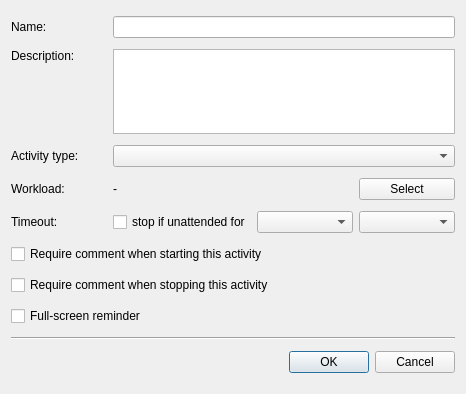
<?xml version="1.0" encoding="UTF-8"?>
<ui version="4.0">
 <class>tt3::gui::CreatePublicActivityDialog</class>
 <widget class="QDialog" name="tt3::gui::CreatePublicActivityDialog">
  <property name="geometry">
   <rect>
    <x>0</x>
    <y>0</y>
    <width>466</width>
    <height>394</height>
   </rect>
  </property>
  <property name="windowTitle">
   <string>Create public activity</string>
  </property>
  <property name="windowIcon">
   <iconset resource="tt3-gui.qrc">
    <normaloff>:/tt3-gui/Resources/Images/Actions/CreatePublicActivityLarge.png</normaloff>:/tt3-gui/Resources/Images/Actions/CreatePublicActivityLarge.png</iconset>
  </property>
  <property name="modal">
   <bool>true</bool>
  </property>
  <layout class="QGridLayout" name="gridLayout">
   <item row="4" column="1">
    <widget class="QCheckBox" name="timeoutCheckBox">
     <property name="text">
      <string>stop if unattended for</string>
     </property>
    </widget>
   </item>
   <item row="7" column="0" colspan="4">
    <widget class="QCheckBox" name="fullScreenReminderCheckBox">
     <property name="text">
      <string>Full-screen reminder</string>
     </property>
    </widget>
   </item>
   <item row="4" column="0">
    <widget class="QLabel" name="timeoutLabel">
     <property name="text">
      <string>Timeout:</string>
     </property>
    </widget>
   </item>
   <item row="0" column="0">
    <widget class="QLabel" name="displayNameLabel">
     <property name="text">
      <string>Name:</string>
     </property>
    </widget>
   </item>
   <item row="1" column="0">
    <widget class="QLabel" name="descriptionLabel">
     <property name="text">
      <string>Description:</string>
     </property>
     <property name="alignment">
      <set>Qt::AlignmentFlag::AlignLeading|Qt::AlignmentFlag::AlignLeft|Qt::AlignmentFlag::AlignTop</set>
     </property>
    </widget>
   </item>
   <item row="6" column="0" colspan="4">
    <widget class="QCheckBox" name="requireCommentOnStopCheckBox">
     <property name="text">
      <string>Require comment when stopping this activity</string>
     </property>
    </widget>
   </item>
   <item row="4" column="2">
    <widget class="QComboBox" name="hoursComboBox"/>
   </item>
   <item row="4" column="3">
    <widget class="QComboBox" name="minutesComboBox"/>
   </item>
   <item row="8" column="0" colspan="4">
    <widget class="Line" name="line">
     <property name="orientation">
      <enum>Qt::Orientation::Horizontal</enum>
     </property>
    </widget>
   </item>
   <item row="2" column="0">
    <widget class="QLabel" name="activityTypeLabel">
     <property name="text">
      <string>Activity type:</string>
     </property>
    </widget>
   </item>
   <item row="0" column="1" colspan="3">
    <widget class="QLineEdit" name="displayNameLineEdit"/>
   </item>
   <item row="9" column="0" colspan="4">
    <widget class="QDialogButtonBox" name="buttonBox">
     <property name="orientation">
      <enum>Qt::Orientation::Horizontal</enum>
     </property>
     <property name="standardButtons">
      <set>QDialogButtonBox::StandardButton::Cancel|QDialogButtonBox::StandardButton::Ok</set>
     </property>
    </widget>
   </item>
   <item row="5" column="0" colspan="4">
    <widget class="QCheckBox" name="requireCommentOnStartCheckBox">
     <property name="text">
      <string>Require comment when starting this activity</string>
     </property>
    </widget>
   </item>
   <item row="3" column="0">
    <widget class="QLabel" name="workloadLabel">
     <property name="text">
      <string>Workload:</string>
     </property>
    </widget>
   </item>
   <item row="3" column="1" colspan="2">
    <widget class="QLabel" name="workloadValueLabel">
     <property name="text">
      <string>-</string>
     </property>
     <property name="wordWrap">
      <bool>true</bool>
     </property>
    </widget>
   </item>
   <item row="3" column="3">
    <widget class="QPushButton" name="selectWorkloadPushButton">
     <property name="text">
      <string>Select</string>
     </property>
     <property name="icon">
      <iconset resource="tt3-gui.qrc">
       <normaloff>:/tt3-gui/Resources/Images/Actions/ViewWorkStreamSmall.png</normaloff>:/tt3-gui/Resources/Images/Actions/ViewWorkStreamSmall.png</iconset>
     </property>
    </widget>
   </item>
   <item row="2" column="1" colspan="3">
    <widget class="QComboBox" name="activityTypeComboBox"/>
   </item>
   <item row="1" column="1" colspan="3">
    <widget class="QPlainTextEdit" name="descriptionPlainTextEdit">
     <property name="sizePolicy">
      <sizepolicy hsizetype="Expanding" vsizetype="Fixed">
       <horstretch>0</horstretch>
       <verstretch>0</verstretch>
      </sizepolicy>
     </property>
     <property name="maximumSize">
      <size>
       <width>16777215</width>
       <height>85</height>
      </size>
     </property>
    </widget>
   </item>
  </layout>
 </widget>
 <tabstops>
  <tabstop>displayNameLineEdit</tabstop>
  <tabstop>descriptionPlainTextEdit</tabstop>
  <tabstop>activityTypeComboBox</tabstop>
  <tabstop>selectWorkloadPushButton</tabstop>
  <tabstop>timeoutCheckBox</tabstop>
  <tabstop>hoursComboBox</tabstop>
  <tabstop>minutesComboBox</tabstop>
  <tabstop>requireCommentOnStartCheckBox</tabstop>
  <tabstop>requireCommentOnStopCheckBox</tabstop>
  <tabstop>fullScreenReminderCheckBox</tabstop>
 </tabstops>
 <resources>
  <include location="tt3-gui.qrc"/>
 </resources>
 <connections>
  <connection>
   <sender>buttonBox</sender>
   <signal>accepted()</signal>
   <receiver>tt3::gui::CreatePublicActivityDialog</receiver>
   <slot>accept()</slot>
   <hints>
    <hint type="sourcelabel">
     <x>248</x>
     <y>254</y>
    </hint>
    <hint type="destinationlabel">
     <x>157</x>
     <y>274</y>
    </hint>
   </hints>
  </connection>
  <connection>
   <sender>buttonBox</sender>
   <signal>rejected()</signal>
   <receiver>tt3::gui::CreatePublicActivityDialog</receiver>
   <slot>reject()</slot>
   <hints>
    <hint type="sourcelabel">
     <x>316</x>
     <y>260</y>
    </hint>
    <hint type="destinationlabel">
     <x>286</x>
     <y>274</y>
    </hint>
   </hints>
  </connection>
  <connection>
   <sender>displayNameLineEdit</sender>
   <signal>textChanged(QString)</signal>
   <receiver>tt3::gui::CreatePublicActivityDialog</receiver>
   <slot>_displayNameLineEditTextChanged(QString)</slot>
   <hints>
    <hint type="sourcelabel">
     <x>272</x>
     <y>24</y>
    </hint>
    <hint type="destinationlabel">
     <x>229</x>
     <y>160</y>
    </hint>
   </hints>
  </connection>
  <connection>
   <sender>timeoutCheckBox</sender>
   <signal>stateChanged(int)</signal>
   <receiver>tt3::gui::CreatePublicActivityDialog</receiver>
   <slot>_timeoutCheckBoxStateChanged(int)</slot>
   <hints>
    <hint type="sourcelabel">
     <x>183</x>
     <y>151</y>
    </hint>
    <hint type="destinationlabel">
     <x>229</x>
     <y>160</y>
    </hint>
   </hints>
  </connection>
  <connection>
   <sender>hoursComboBox</sender>
   <signal>currentIndexChanged(int)</signal>
   <receiver>tt3::gui::CreatePublicActivityDialog</receiver>
   <slot>_hoursComboBoxCurrentIndexChanged(int)</slot>
   <hints>
    <hint type="sourcelabel">
     <x>318</x>
     <y>151</y>
    </hint>
    <hint type="destinationlabel">
     <x>229</x>
     <y>160</y>
    </hint>
   </hints>
  </connection>
  <connection>
   <sender>minutesComboBox</sender>
   <signal>currentIndexChanged(int)</signal>
   <receiver>tt3::gui::CreatePublicActivityDialog</receiver>
   <slot>_minutesComboBoxCurrentIndexChanged(int)</slot>
   <hints>
    <hint type="sourcelabel">
     <x>407</x>
     <y>151</y>
    </hint>
    <hint type="destinationlabel">
     <x>229</x>
     <y>160</y>
    </hint>
   </hints>
  </connection>
  <connection>
   <sender>selectWorkloadPushButton</sender>
   <signal>clicked()</signal>
   <receiver>tt3::gui::CreatePublicActivityDialog</receiver>
   <slot>_selectWorkloadPushButtonClicked()</slot>
   <hints>
    <hint type="sourcelabel">
     <x>413</x>
     <y>185</y>
    </hint>
    <hint type="destinationlabel">
     <x>232</x>
     <y>195</y>
    </hint>
   </hints>
  </connection>
  <connection>
   <sender>descriptionPlainTextEdit</sender>
   <signal>textChanged()</signal>
   <receiver>tt3::gui::CreatePublicActivityDialog</receiver>
   <slot>_descriptionPlainTextEditTextChanged()</slot>
   <hints>
    <hint type="sourcelabel">
     <x>278</x>
     <y>88</y>
    </hint>
    <hint type="destinationlabel">
     <x>232</x>
     <y>196</y>
    </hint>
   </hints>
  </connection>
 </connections>
 <slots>
  <slot>_displayNameLineEditTextChanged(QString)</slot>
  <slot>_descriptionPlainTextEditTextChanged()</slot>
  <slot>_timeoutCheckBoxStateChanged(int)</slot>
  <slot>_hoursComboBoxCurrentIndexChanged(int)</slot>
  <slot>_minutesComboBoxCurrentIndexChanged(int)</slot>
  <slot>_selectWorkloadPushButtonClicked()</slot>
 </slots>
</ui>
